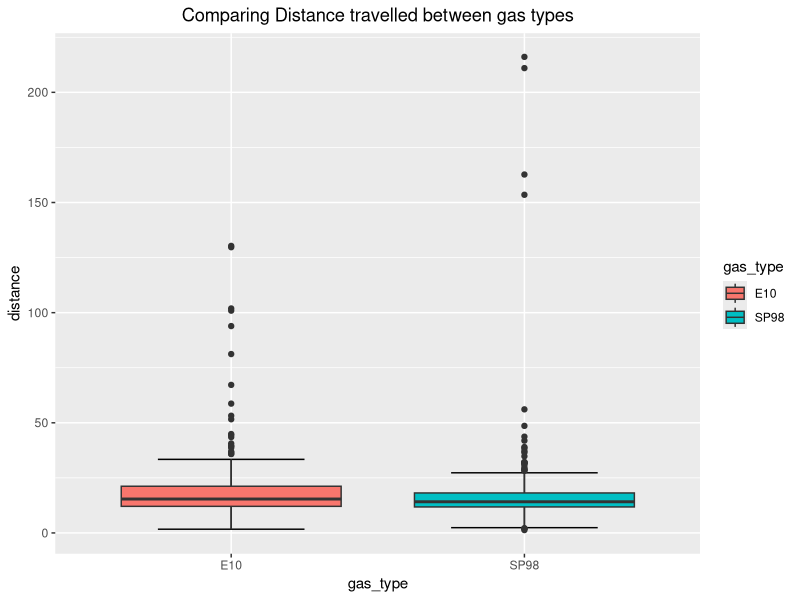
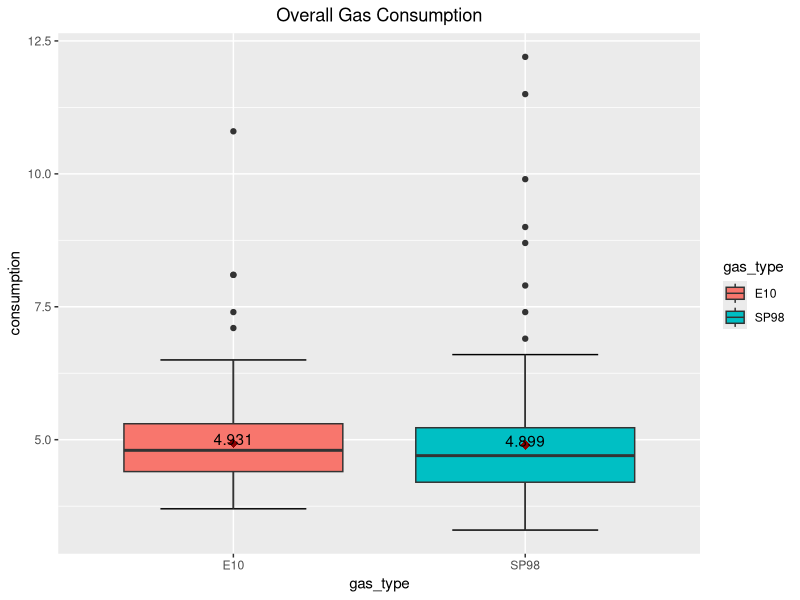
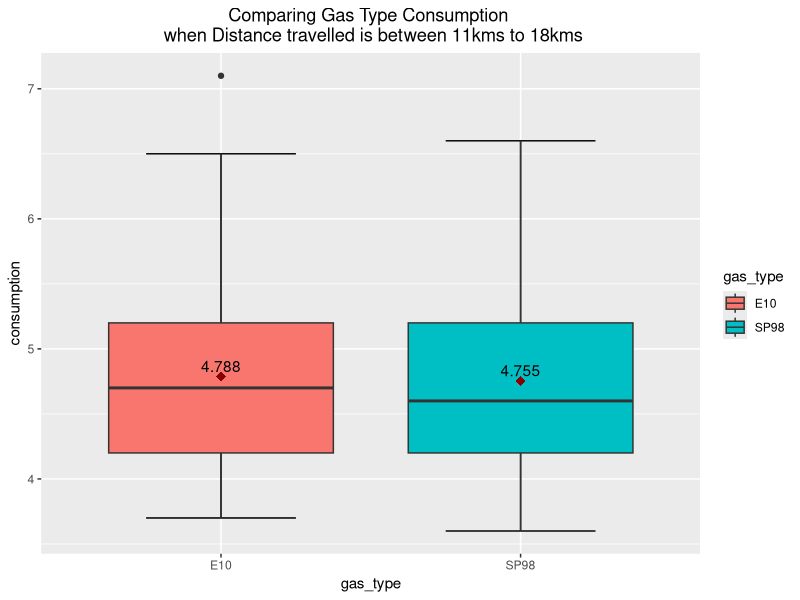
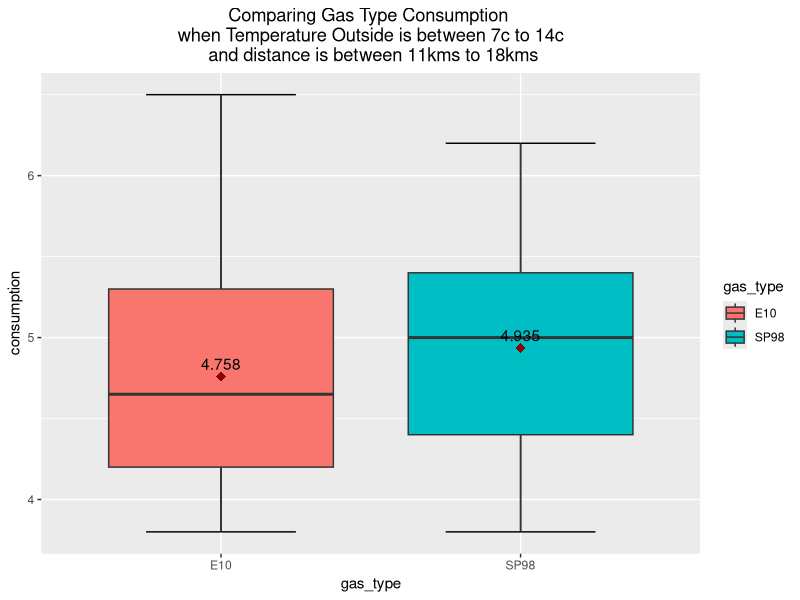
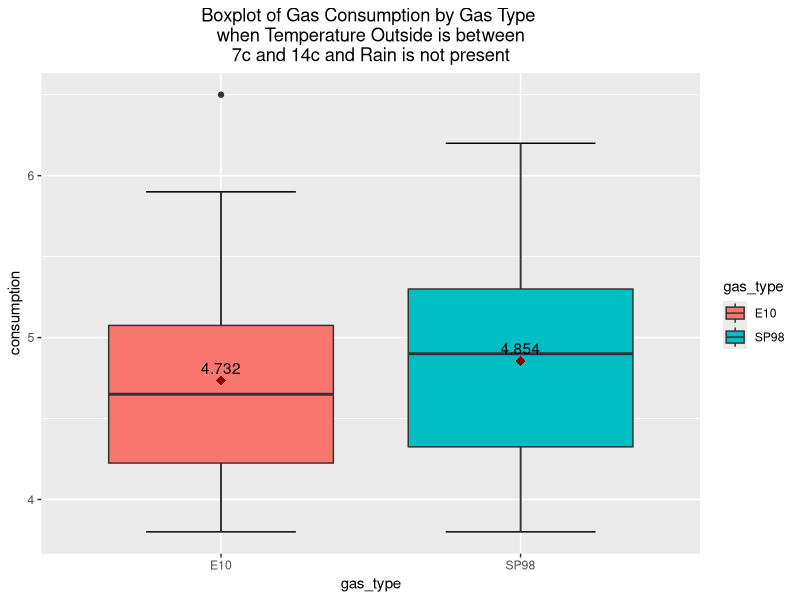
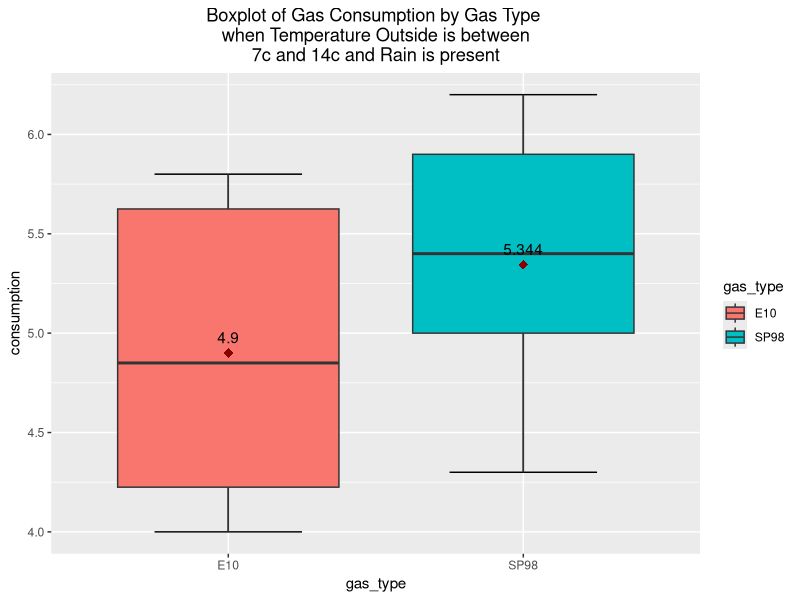

The R source for these figures, in order:
## ---- chunk 1
#Loading librarys and data
library(ggplot2)

data <- read.csv("measurements.csv")
summary(data)


e10.data <- data[which(data$gas_type =="E10"),]
sp98.data <- data[which(data$gas_type =="SP98"),]

## ---- chunk 2
e10.fit <- lm(consume ~ speed+distance+temp_inside+temp_outside+AC+rain+sun,data=e10.data)
round(summary(e10.fit)$coeff,3)

sp98.fit <- lm(consume ~ speed+distance+temp_inside+temp_outside+AC+rain+sun,data=sp98.data)
round(summary(sp98.fit)$coeff,3)
## ---- chunk 3
cat(('E10 Temperature Outside Observations Summary'))
summary(e10.data$temp_outside)
cat(('SP98 Temperature Outside Observations Summary'))
summary(sp98.data$temp_outside)
t.test <- t.test(e10.data$temp_outside,sp98.data$temp_outside,var.equal = T)
(data.frame(t.test$statistic,t.test$p.value))

## ---- chunk 4
cat(('E10 Distance Observations Summary'))
summary(e10.data$distance)
cat(('SP98 Distance Observations Summary'))
summary(sp98.data$distance)
e10 <- data.frame(gas_type ="E10",distance = e10.data$distance)
sp98 <- data.frame(gas_type ="SP98" ,distance = sp98.data$distance)

sub.data <- rbind(e10,sp98)
ggplot(sub.data, aes(x=gas_type,y=distance,fill=gas_type))+
  ggtitle("Comparing Distance travelled between gas types")+
  theme(plot.title = element_text(hjust = 0.5))+
  stat_boxplot(geom = "errorbar", width = 0.5) + 
  geom_boxplot()

## ---- chunk 5
cat('E10 Rain count')
table(e10.data$rain)
cat('SP98 Rain count')
table(sp98.data$rain)
## ---- chunk 6
e10 <- data.frame(gas_type ="E10",consumption = e10.data$consume)
sp98 <- data.frame(gas_type ="SP98" ,consumption = sp98.data$consume)

sub.data <- rbind(e10,sp98)
means <- aggregate(consumption~gas_type,sub.data,mean)
means$consumption <- round(means$consumption,3)
ggplot(sub.data, aes(x=gas_type,y=consumption,fill=gas_type))+
  ggtitle("Overall Gas Consumption")+
  theme(plot.title = element_text(hjust = 0.5))+
  stat_boxplot(geom = "errorbar", width = 0.5) + 
  geom_boxplot()+
  stat_summary(fun.y=mean, colour="darkred", geom="point", shape=18, size=3,show_guide=F) + 
  geom_text(data = means, aes(label = consumption, y = consumption + 0.08))
## ---- chunk 7
norm.e10.data <- data[which(data$distance <= 18 & data$distance >= 11 & data$gas_type =="E10"),]
norm.sp98.data <- data[which(data$distance <= 18 & data$distance >= 11 & data$gas_type =="SP98"),]

e10 <- data.frame(gas_type ="E10",consumption = norm.e10.data$consume)
sp98 <- data.frame(gas_type ="SP98" ,consumption = norm.sp98.data$consume)

sub.data <- rbind(e10,sp98)

means <- aggregate(consumption~gas_type,sub.data,mean)
means$consumption <- round(means$consumption,3)

ggplot(sub.data, aes(x=gas_type,y=consumption,fill=gas_type))+
  ggtitle("Comparing Gas Type Consumption \n when Distance travelled is between 11kms to 18kms")+
  theme(plot.title = element_text(hjust = 0.5))+
  stat_boxplot(geom = "errorbar", width = 0.5) + 
  geom_boxplot()+
  stat_summary(fun.y=mean, colour="darkred", geom="point", shape=18, size=3,show_guide=F) + 
  geom_text(data = means, aes(label = consumption, y = consumption + 0.08))

## ---- chunk 8
norm.e10.temp.data <- data[which(data$temp_outside <= 14 & data$temp_outside >= 7 & data$gas_type =="E10"
                                 & data$distance <= 18 & data$distance >= 11),]

norm.sp98.temp.data <- data[which(data$temp_outside <= 14 & data$temp_outside >= 7 & data$gas_type =="SP98"
                                  & data$distance <= 18 & data$distance >= 11),]

e10 <- data.frame(gas_type ="E10",consumption = as.numeric(norm.e10.temp.data$consume))
sp98 <- data.frame(gas_type ="SP98" ,consumption = as.numeric(norm.sp98.temp.data$consume))

sub.data <- rbind(e10,sp98)
means <- aggregate(consumption~gas_type,sub.data,mean)
means$consumption <- round(means$consumption,3)

ggplot(sub.data, aes(x=gas_type,y=consumption,fill=gas_type))+
  ggtitle("Comparing Gas Type Consumption \n when Temperature Outside is between 7c to 14c \n and distance is between 11kms to 18kms")+
  theme(plot.title = element_text(hjust = 0.5))+
  stat_boxplot(geom = "errorbar", width = 0.5) + 
  geom_boxplot()+
  stat_summary(fun.y=mean, colour="darkred", geom="point", shape=18, size=3,show_guide=F) + 
  geom_text(data = means, aes(label = consumption, y = consumption + 0.08))
## ---- chunk 9
norm.e10.temp.rain.data <- data[which(data$temp_outside <= 14 & data$temp_outside >= 7 & data$gas_type =="E10"
                                 & data$distance <= 18 & data$distance >= 11 & data$rain==0),]

norm.sp98.temp.rain.data <- data[which(data$temp_outside <= 14 & data$temp_outside >= 7 & data$gas_type =="SP98"
                                  & data$distance <= 18 & data$distance >= 11 & data$rain==0),]

e10 <- data.frame(gas_type ="E10",consumption = as.numeric(norm.e10.temp.rain.data$consume))
sp98 <- data.frame(gas_type ="SP98" ,consumption = as.numeric(norm.sp98.temp.rain.data$consume))

sub.data <- rbind(e10,sp98)
means <- aggregate(consumption~gas_type,sub.data,mean)
means$consumption <- round(means$consumption,3)

ggplot(sub.data, aes(x=gas_type,y=consumption,fill=gas_type))+
  ggtitle("Boxplot of Gas Consumption by Gas Type \n when Temperature Outside is between \n7c and 14c and Rain is not present")+
  theme(plot.title = element_text(hjust = 0.5))+
  stat_boxplot(geom = "errorbar", width = 0.5) + 
  geom_boxplot()+
  stat_summary(fun.y=mean, colour="darkred", geom="point", shape=18, size=3,show_guide=F) + 
  geom_text(data = means, aes(label = consumption, y = consumption + 0.08))

#A form of standardizing data
norm.e10.temp.rain.data <- data[which(data$temp_outside <= 14 & data$temp_outside >= 7 & data$gas_type =="E10"
                                      & data$distance <= 18 & data$distance >= 11 & data$rain==1),]

norm.sp98.temp.rain.data <- data[which(data$temp_outside <= 14 & data$temp_outside >= 7 & data$gas_type =="SP98"
                                       & data$distance <= 18 & data$distance >= 11 & data$rain==1),]

e10 <- data.frame(gas_type ="E10",consumption = as.numeric(norm.e10.temp.rain.data$consume))
sp98 <- data.frame(gas_type ="SP98" ,consumption = as.numeric(norm.sp98.temp.rain.data$consume))

sub.data <- rbind(e10,sp98)
means <- aggregate(consumption~gas_type,sub.data,mean)
means$consumption <- round(means$consumption,3)

ggplot(sub.data, aes(x=gas_type,y=consumption,fill=gas_type))+
  ggtitle("Boxplot of Gas Consumption by Gas Type \n when Temperature Outside is between \n7c and 14c and Rain is present")+
  theme(plot.title = element_text(hjust = 0.5))+
  stat_boxplot(geom = "errorbar", width = 0.5) + 
  geom_boxplot()+
  stat_summary(fun.y=mean, colour="darkred", geom="point", shape=18, size=3,show_guide=F) + 
  geom_text(data = means, aes(label = consumption, y = consumption + 0.08))
